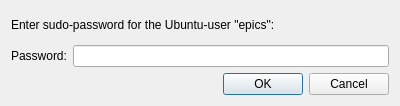
<?xml version="1.0" encoding="UTF-8"?>
<ui version="4.0">
 <class>Pass_Ask</class>
 <widget class="QDialog" name="Pass_Ask">
  <property name="geometry">
   <rect>
    <x>0</x>
    <y>0</y>
    <width>400</width>
    <height>106</height>
   </rect>
  </property>
  <property name="windowTitle">
   <string>Dialog</string>
  </property>
  <layout class="QGridLayout" name="gridLayout">
   <item row="1" column="0">
    <widget class="QLabel" name="label_2">
     <property name="text">
      <string>Password:</string>
     </property>
    </widget>
   </item>
   <item row="1" column="1">
    <widget class="QLineEdit" name="lineEdit_password_1">
     <property name="echoMode">
      <enum>QLineEdit::Password</enum>
     </property>
    </widget>
   </item>
   <item row="2" column="0" colspan="2">
    <widget class="QDialogButtonBox" name="buttonBox">
     <property name="orientation">
      <enum>Qt::Horizontal</enum>
     </property>
     <property name="standardButtons">
      <set>QDialogButtonBox::Cancel|QDialogButtonBox::Ok</set>
     </property>
    </widget>
   </item>
   <item row="0" column="0" colspan="2">
    <widget class="QLabel" name="label">
     <property name="text">
      <string>Enter sudo-password for the Ubuntu-user &quot;epics&quot;:</string>
     </property>
    </widget>
   </item>
  </layout>
 </widget>
 <resources/>
 <connections>
  <connection>
   <sender>buttonBox</sender>
   <signal>accepted()</signal>
   <receiver>Pass_Ask</receiver>
   <slot>accept()</slot>
   <hints>
    <hint type="sourcelabel">
     <x>248</x>
     <y>254</y>
    </hint>
    <hint type="destinationlabel">
     <x>157</x>
     <y>274</y>
    </hint>
   </hints>
  </connection>
  <connection>
   <sender>buttonBox</sender>
   <signal>rejected()</signal>
   <receiver>Pass_Ask</receiver>
   <slot>reject()</slot>
   <hints>
    <hint type="sourcelabel">
     <x>316</x>
     <y>260</y>
    </hint>
    <hint type="destinationlabel">
     <x>286</x>
     <y>274</y>
    </hint>
   </hints>
  </connection>
 </connections>
</ui>
